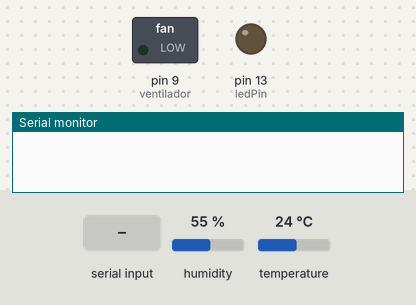
Simulated run of this sketch. Board: Arduino Uno, built with avr-gcc and run on an emulated ATmega328P. Parts: switched loads named in the sketch (green lamp = pin HIGH), output pins drawn as LEDs (lit = HIGH), the last lines printed to the serial monitor. The test bench sets the inputs (shaded band); at power-on: temperature 24 °C, humidity 55 %.

Above: at 1.2 s.
1.3 s: temperature set to 33 °C
At 3.3 s:
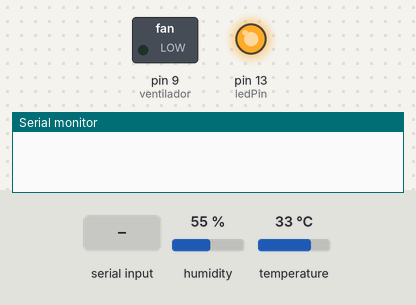
At 10.6 s:
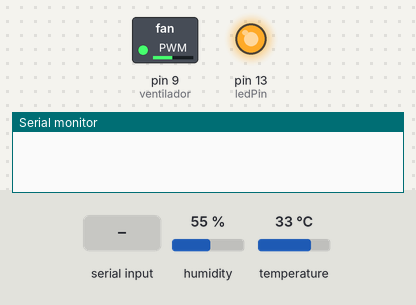
11.2 s: "T90\n" received over Serial
At 30.6 s:
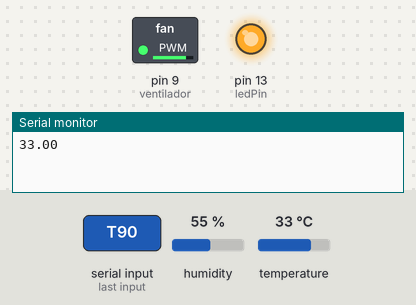
Timing chart, 0 to 51.5 s (numbered marks = the images above; inputs shaded):
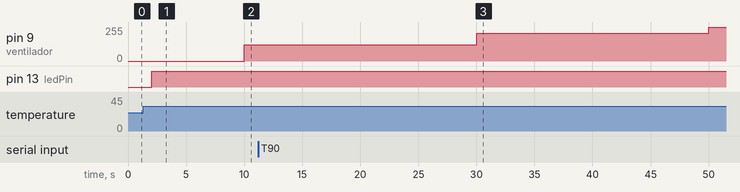

The sketch:

Proyecto_Hidroponia.ino
```cpp
//---Llamada a las diferentes tareas realizadas en .h----
#include "sensor_T_H.h"//se inclulle la pestaña del sensor
#include "pid.h"   //se inclulle la pestaña de pid
#include "Comm.h" //se inclulle la pestaña de comando
#include "lamp.h"  //se inclulle la pestaña de la lampara


#define Ts1 2000      // Periodo de la tarea 1
#define Ts2 10000      // Periodo de la tarea 2
#define Ts3 2000      // Periodo de la tarea 3

// -- Variables de control de tiempo ---------------------

unsigned long int T =0;     // Tiempo total (microsegundos)

// -- Variables de temporizacion de tareas --------------- Creacion de variables

// Tarea 1: Sensor  De Temperatura y Humedad

unsigned long int ts1;   // Tiempo parcial (tarea 1)
unsigned long int t01;   // Tiempo de la ultima ejecucion

 // Tarea 2: Ventilador
unsigned long int ts2;   // Tiempo parcial (tarea 2)
unsigned long int t02;   // Tiempo de la ultima ejecucion

unsigned long int ts3;   // Tiempo parcial (tarea 3)
unsigned long int t03;   // Tiempo de la ultima ejecucion

// -- Funciones de definicion de tareas ------------------


//--------------------------------------------------------


// -- Inicializacion -------------------------------------

void setup() {
  // Inicializacion de temporizadores de tarea
  ts1 = 0;//tarea iniciada en cero
  t01 = 0;//tiempo en cero
  ts2 = 0;//tarea iniciada en cero
  t02 = 0;//tiempo en cero
  ts3 = 0;//tarea iniciada en cero
  t03 = 0;//tiempo en cero
  setupCOM();//se imboca tareas
  tareasensor();//se imboca tareas
  SetupPid();//se imboca tareas
  setuplamp();//se imboca tareas

 }

// -- Bucle principal ------------------------------------

void loop() {
  // Actualizar tiempo
  T = millis();// Tiempo de planeador basado en milisegundos
  // Temporizacion tarea 1
  ts1 = T - t01;
  if (ts1 >= Ts1) {
    tareaTH ();  // en este espacio se hace la llamada a la tarea de acuerdo a
    t01 = T; // la configuración de tiempos Ts1
  }

 // Temporizacion tarea medicion de distancia
  ts2 = T - t02;
  if (ts2 >= Ts2) {
    TareaPID  (); // en este espacio se hace la llamada a la tarea de acuerdo a
    t02 = T; // la configuración de tiempos Ts2
  }
   ts3 = T - t03;
  if (ts3 >= Ts3) {
   lamp1  (); // en este espacio se hace la llamada a la tarea de acuerdo a
    t03 = T; // la configuración de tiempos Ts3
  }
}
```

Comm.h
```cpp
void setupCOM() {

  Serial.begin(115200); //velocidad de la comunicacion
}


void serialEvent() {
  s="";  //se define string como s y esta seguarda cadena de caracteres
     while (Serial.available())//mientras el puerto serial este disponible
  {   char c = Serial.read(); //la nueva cadena de caracteres se guarda en c
      while ( c != '\n' ) //mientras c sea igual a enter
        {     s = s + c ; //se suma s mas c
              delay(1);//tiempo de espera 1 ms
              c = Serial.read(); // se lee c
        }
}
 if (s.startsWith("sp="))
  {
    String T = s.substring(3);
    Setpoint=T.toInt();
  }

    if ( s.startsWith  ("T")) //se manda la variable T
     {
      Serial.println (t);//Imprime la temperatura
     }
    if ( s.startsWith  ("H"))//se manda la variable H
    {
      Serial.println (h); //Imprime la humedad
    }

    if ( s.startsWith  ("*"))//con esta variable se salta el espacio en el monitor serial
    {
    //  Serial.print(DHTPIN2 ,!digitalRead(DHTPIN2));
    }
}
```

lamp.h
```cpp
const int ledPin =   LED_BUILTIN;// se declara el led como entero

int ledState = LOW;   // el led comiensa apagado

void setuplamp() {

  pinMode(ledPin, OUTPUT);//se declara el led como salida
}

void lamp1() {

      ledState = HIGH;//el led se lo pone en alto
    digitalWrite(ledPin, ledState);//se lee el pin en alto

  }
```

pid.h
```cpp
#include <PID_v1.h>//libreria del pid
#define ventilador 9// se define el pin del ventilador
double Setpoint, Input, Output;// se define las variables  donde se conectaran


//Specify the links and initial tuning parameters
PID myPID(&Input, &Output, &Setpoint,1.5,0.1,1.5,P_ON_E, REVERSE); //P_ON_M se especifica la proporcion de la medida
                                                            //P_ON_E (Proporcional en error) es el comportamiento predeterminado

void SetupPid()
{
  Input = t ;//se define como entrada la temperatura
  Setpoint = 30;// grados de la temperatura

    myPID.SetTunings(10,3,1); //medidas proporcionales
    myPID.SetControllerDirection(REVERSE);//control de la direccion
    myPID.SetSampleTime(10000);//tiempo que responde el sensor
    myPID.SetOutputLimits(-255,255);//la velcidad del motor
    myPID.SetMode(AUTOMATIC);//el pid se lo programa como automatico

}

void TareaPID()
{
  Input = t;//define como entrada la temperatura
  myPID.Compute();//calculos que ase el computador
 analogWrite (ventilador ,Output);//el ventilador se lo declara como salida


          }
```

sensor_T_H.h
```cpp
#include <DHT.h> //libreria del sensor
#define DHTPIN 2 //PIN DONDE CONECTAR LA SEÑAL DEL SENSOR
#define DHTTYPE DHT11  //Definimos el sensor DHT11

DHT dht(DHTPIN, DHTTYPE); //Se declara el sensor


String s = ""; //se define string como s y esta seguarda cadena de caracteres
float t; //se define como flotante la temperatura
float h; //se define como flotente la humedad

void tareasensor() {
  Serial.begin(115200); //se define la velocidad de comunicasion
  dht.begin(); //se activa el sensor

}

void tareaTH(){    // se define la tarea

   h = dht.readHumidity();//se define la humedad como h
   t = dht.readTemperature();//se define la temperatura como t
 // float tf = dht.readTemperature  (true );//se lee la temperatura


}
```

Measured:
- after the input at 1.3 s, pin 9 (ventilador): 0/255 → 123/255 after 8.7 s
